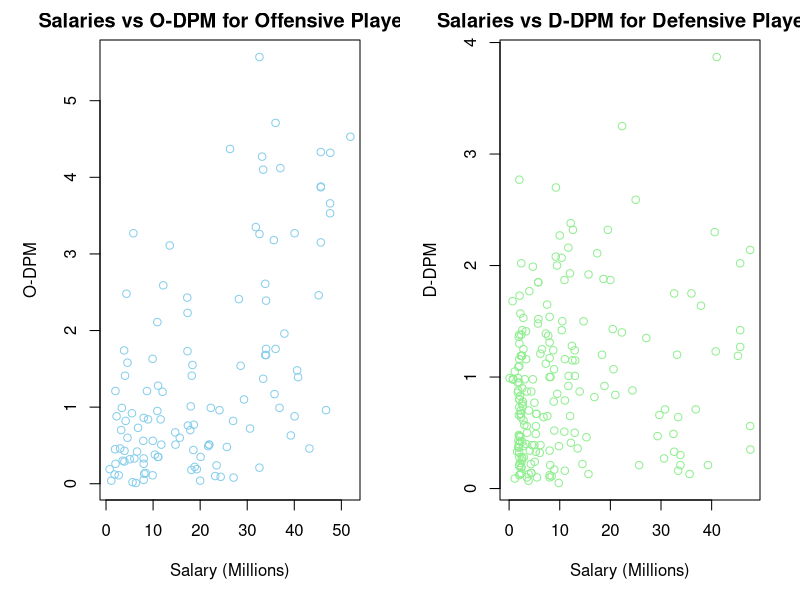
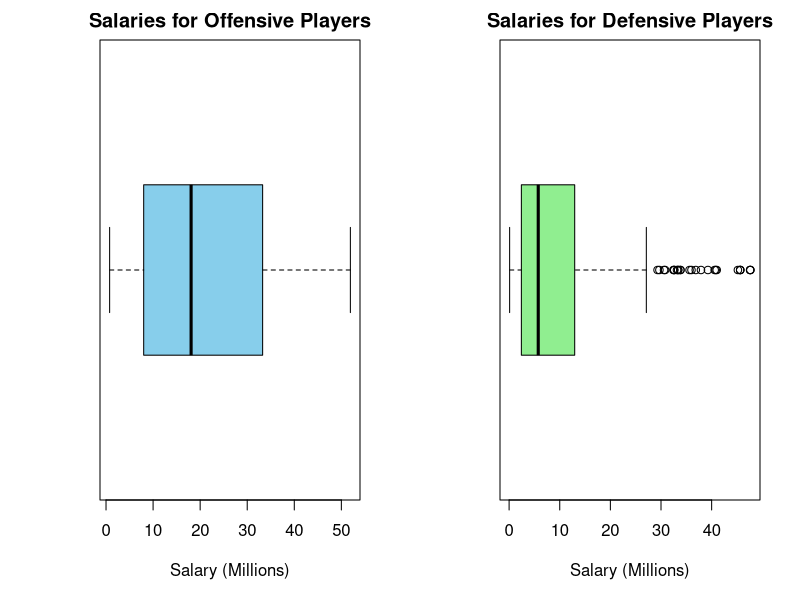

These figures' R source, in order:
# Step 1: Load necessary libraries
library(dplyr)   # For data manipulation

# Step 2: Read the CSV data
nba_data_salary <- read.csv("nba_salary_data_2023_24.csv")
nba_data_talent <- read.csv("DARKO_player_talent_2024-05-01.csv")

# Step 3: Merge datasets based on player names
nba_data_salary$Salary <- as.numeric(gsub("\\$", "", nba_data_salary$Salary))
merged_data <- merge(nba_data_salary, nba_data_talent, by.x = "Player", by.y = "Player", all = TRUE)

# Step 4: Filter out players with missing salary, O-DPM, or D-DPM stats
filtered_data <- merged_data %>%
  filter(!is.na(Salary) & !is.na(`O.DPM`) & !is.na(`D.DPM`))

# Step 5: Define thresholds for good offensive and defensive stats
offensive_threshold <- 0  # O-DPM above 0 for good offensive player
defensive_threshold <- 0  # D-DPM above 0 for good defensive player

# Step 6: Select players with good offensive and defensive stats
good_offensive_players <- filtered_data %>% filter(`O.DPM` > offensive_threshold)
good_defensive_players <- filtered_data %>% filter(`D.DPM` > defensive_threshold)

# Step 7: Calculate population and sample statistics for both categories
offensive_mean <- mean(good_offensive_players$Salary)
defensive_mean <- mean(good_defensive_players$Salary)

pop_std <- sd(filtered_data$Salary)

offensive_sample_std <- sd(good_offensive_players$Salary) * sqrt((length(good_offensive_players$Salary) - 1) / length(good_offensive_players$Salary))
defensive_sample_std <- sd(good_defensive_players$Salary) * sqrt((length(good_defensive_players$Salary) - 1) / length(good_defensive_players$Salary))

offensive_count <- nrow(good_offensive_players)
defensive_count <- nrow(good_defensive_players)

# Step 6: Create dotplots for offensive and defensive player salaries
par(mfrow=c(1,2), mar=c(5, 5, 2, 2)) # Set up a multi-pane plot with 1 row and 2 columns, adjust margins

# Dotplot for offensive player salaries
plot(good_offensive_players$Salary/1e6, good_offensive_players$`O.DPM`,
     main = "Salaries vs O-DPM for Offensive Players",
     xlab = "Salary (Millions)",
     ylab = "O-DPM",
     col = "skyblue")

# Dotplot for defensive player salaries
plot(good_defensive_players$Salary/1e6, good_defensive_players$`D.DPM`,
     main = "Salaries vs D-DPM for Defensive Players",
     xlab = "Salary (Millions)",
     ylab = "D-DPM",
     col = "lightgreen")

# Step 6: Create boxplots for offensive and defensive player salaries
par(mfrow=c(1,2), mar=c(5, 5, 2, 2)) # Set up a multi-pane plot with 1 row and 2 columns, adjust margins

# Boxplot for offensive player salaries
boxplot(good_offensive_players$Salary/1e6, main = "Salaries for Offensive Players",
        col = "skyblue", border = "black", horizontal = TRUE, xlab = "Salary (Millions)", ylab = "")

# Boxplot for defensive player salaries
boxplot(good_defensive_players$Salary/1e6, main = "Salaries for Defensive Players",
        col = "lightgreen", border = "black", horizontal = TRUE, xlab = "Salary (Millions)", ylab = "")

# Step 8: Choose a Statistical Test
# Assuming data is normally distributed (you can check this assumption)
# Perform a t-test for independent samples

# Step 9: Perform the Hypothesis Test
t_test_result <- t.test(good_offensive_players$Salary, good_defensive_players$Salary)

# Step 10: Interpret the Results
t_test_result

# Step 11: Print calculated statistics
cat("Offensive Players Mean Salary:", offensive_mean, "\n")
cat("Defensive Players Mean Salary:", defensive_mean, "\n")
cat("Population Standard Deviation:", pop_std, "\n")
cat("Offensive Players Sample Standard Deviation:", offensive_sample_std, "\n")
cat("Defensive Players Sample Standard Deviation:", defensive_sample_std, "\n")
cat("Number of Offensive Players:", offensive_count, "\n")
cat("Number of Defensive Players:", defensive_count, "\n")
